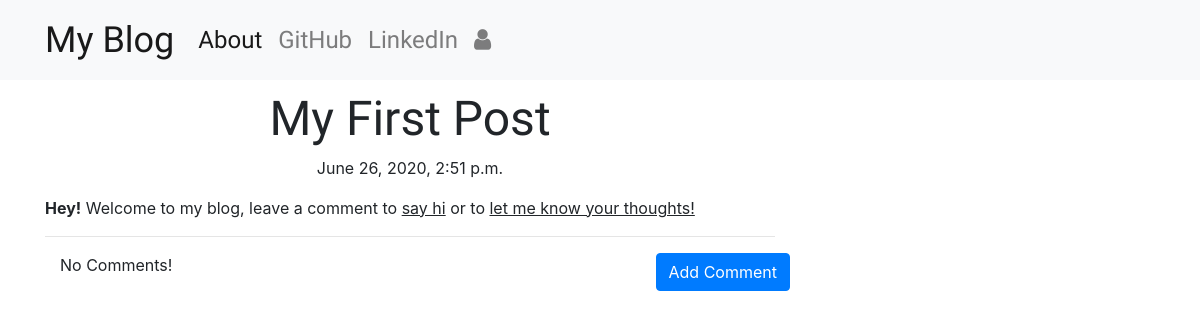
Page /post/2/ on the earlier database version.
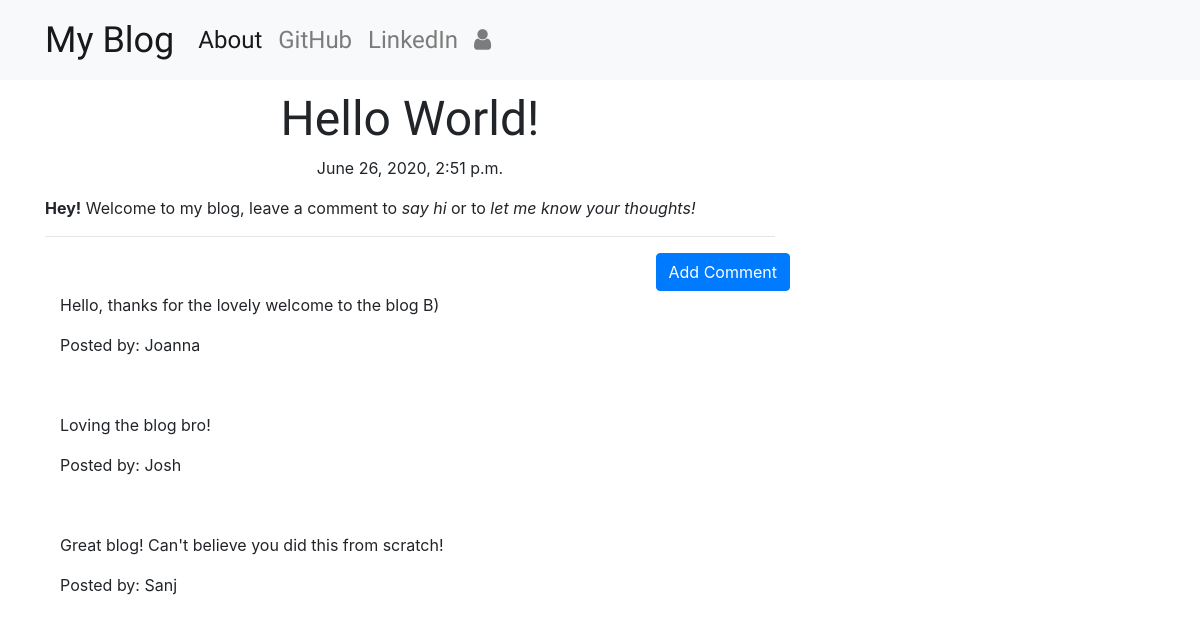
Same page on the later database version.
### blog/models.py (models this page shows, shortened)
class Post(models.Model):
    author = models.ForeignKey('auth.User',on_delete=models.CASCADE)
    title = models.CharField(max_length=200)
    text = models.TextField()
    created_date = models.DateTimeField(default=timezone.now)
    published_date = models.DateTimeField(blank=True,null=True)

class Comment(models.Model):
    post = models.ForeignKey('blog.Post',related_name='comments',on_delete=models.CASCADE)
    author = models.CharField(max_length=200)
    text = models.TextField()
    created_date = models.DateTimeField(default=timezone.now())
    approved_comment = models.BooleanField(default=True)

### blog/views.py (the view)
# urls.py: path('post/<int:pk>/',views.PostDetailView.as_view(),name='post_detail'),
class PostDetailView(DetailView):
    model = Post

### blog/templates/blog/post_detail.html (shortened to what this page needs)
{% extends "blog/base.html" %}
{% block content%}
<h1 class="posttitle loader">{{ post.title }}</h1>
{% if post.published_date %}
<div class="date postdate">
  {{ post.published_date }}
</div>
{% else %}
<a class="btn btn-default" href="{% url 'post_publish' pk=post.pk %}">Publish</a>
{% endif %}
<p class="postcontent">{{ post.text|safe|linebreaksbr}}</p>
<hr>
<a class="btn btn-primary btn-comment" href="{% url 'add_comment_to_post' pk=post.pk %}">Add Comment</a>
<div class="container">
  {% for comment in post.comments.all %}
  <br>
    <!-- {% if user.is_authenticated or comment.approved_comment %}
      <p>{{comment.text|safe|linebreaks}}</p>
      <p>Posted by: {{comment.author }}</p>
    {% endif %}
    {% empty %}
    <p>No Comments!</p>
  {% endfor %}
</div>
{% endblock %}

### blog/templates/blog/base.html (shortened to what this page needs)
<!DOCTYPE html>
{% load static %}
<html lang="en" dir="ltr">
  <head>
    <link rel="stylesheet" href="https://stackpath.bootstrapcdn.com/bootstrap/4.5.0/css/bootstrap.min.css">
    <link href="https://maxcdn.bootstrapcdn.com/font-awesome/4.7.0/css/font-awesome.min.css" rel="stylesheet">
    <link rel="stylesheet" href="//cdn.jsdelivr.net/npm/medium-editor@latest/dist/css/medium-editor.min.css" type="text/css" media="screen" charset="utf-8">
    <link rel="stylesheet" href="{% static 'css/blog.css' %}">
  </head>
  <body class='loader'>
    <nav class="navbar navbar-expand-lg navbar-light bg-light techfont">
      <div class="container">
  <a class="navbar-brand" href="{% url 'post_list' %}">My Blog</a>
  <div class="collapse navbar-collapse" id="navbarNavAltMarkup">
    <div class="navbar-nav">
      <a class="nav-item nav-link active" href="{% url 'about' %}">About</a>
      <a class="nav-item nav-link" href="https://www.github.com">GitHub</a>
      <a class="nav-item nav-link" href="https://www.linkedin.com">LinkedIn</a>
      <div class="navbar-nav align-items-center ml-auto">
        {% if user.is_authenticated %}
          <a class="nav-item nav-link" href="{% url 'post_new' %}">New Post</a>
          <a class="nav-item nav-link" href="{% url 'post_draft_list' %}">Drafts</a>
          <a class="nav-item nav-link" href="{% url 'logout' %}">Log out</a>
          <a >Welcome: {{ user.username }}</a>
        {% else %}
          <a class="nav-item nav-link" href="{% url 'login' %}" aria-label="Login">
            <span class="fa fa-user" aria-hidden="true"></span></a>
        {% endif %}
      </div>
    </div>
  </div>
</div>
</nav>
<div class="content container">
  <div class="row">
    <div class="col-md-8">
      <div class="blog_posts">
        {% block content %}
        {% endblock %}
      </div>
    </div>
  </div>
</div>
  </body>
</html>

### blog/static/css/blog.css (style rules this page uses)
.techfont { font-family: 'Marvel',sans-serif; font-size: 1.5em; margin-bottom: 10px; }
.navbar-brand { font-size: 1.5em; }
.postdate { text-align: center; }
.posttitle { font-family: 'Marvel',sans-serif; font-size: 3em; text-align: center; }
.postcontent { font-family: 'Montserrat'; font-size: 1.5em; }
.btn-comment { position: absolute; right: 0px; }
.loader { filter:hue-rotate(0deg); color:linear-gradient(45deg,#0f8,#08f); animation:hue 10000ms infinite linear; }

Differences in the rows shown:
changed Post: title "My First Post" → "Hello World!"
added Comment: text "Hello, thanks for the lovely welcome to the blog B)", author "Joanna"
added Comment: text "Loving the blog bro!", author "Josh"
added Comment: text "Great blog! Can't believe you did this from scratch!", author "Sanj"
Other differences:
text no longer shown: "No Comments!"
